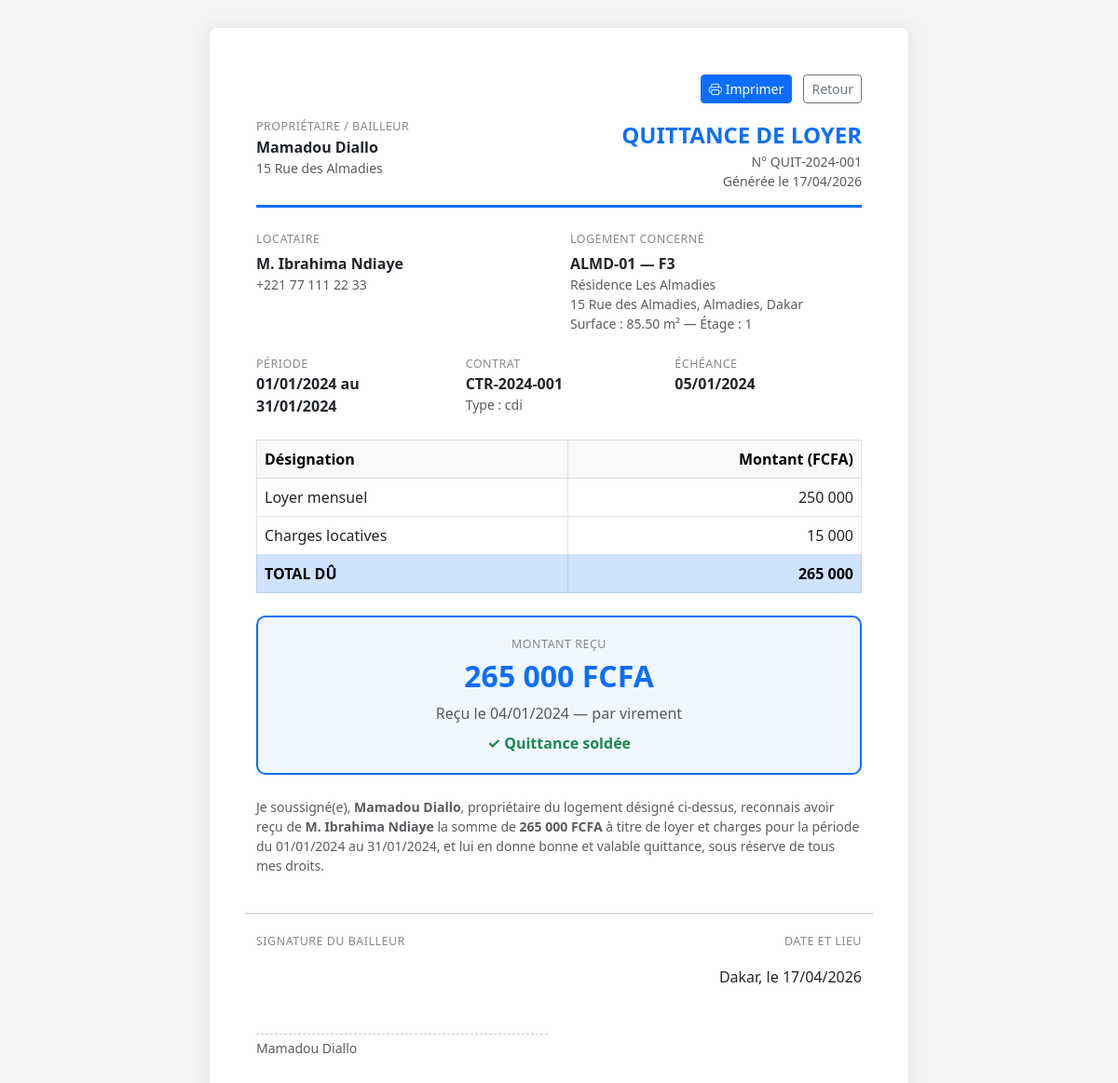
Page /pages/imprimer_quittance.php?id=1 (signed in) on the committed database.
### tables this page shows
CREATE TABLE IF NOT EXISTS quittances (
    id INT AUTO_INCREMENT PRIMARY KEY,
    contrat_id INT NOT NULL,
    numero VARCHAR(50) NOT NULL UNIQUE,
    periode_debut DATE NOT NULL,
    periode_fin DATE NOT NULL,
    date_echeance DATE NOT NULL,
    montant_loyer DECIMAL(10,2) NOT NULL,
    montant_charges DECIMAL(10,2) DEFAULT 0.00,
    montant_total DECIMAL(10,2) NOT NULL,
    montant_paye DECIMAL(10,2) DEFAULT 0.00,
    date_paiement DATE,
    mode_paiement ENUM('especes','virement','cheque','mobile_money','autre') DEFAULT 'especes',
    reference_paiement VARCHAR(100),
    statut ENUM('en_attente','partiel','paye','retard','annule') DEFAULT 'en_attente',
    penalite_retard DECIMAL(10,2) DEFAULT 0.00,
    notes TEXT,
    created_at TIMESTAMP DEFAULT CURRENT_TIMESTAMP,
    updated_at TIMESTAMP DEFAULT CURRENT_TIMESTAMP ON UPDATE CURRENT_TIMESTAMP,
    FOREIGN KEY (contrat_id) REFERENCES contrats(id) ON DELETE CASCADE
);

CREATE TABLE IF NOT EXISTS proprietaires (
    id INT AUTO_INCREMENT PRIMARY KEY,
    civilite ENUM('M.','Mme','Mlle','SociÃ©tÃ©') DEFAULT 'M.',
    nom VARCHAR(100) NOT NULL,
    prenom VARCHAR(100),
    email VARCHAR(150),
    telephone VARCHAR(20),
    adresse TEXT,
    ville VARCHAR(100),
    code_postal VARCHAR(10),
    pays VARCHAR(60) DEFAULT 'SÃ©nÃ©gal',
    rib VARCHAR(30),
    notes TEXT,
    created_at TIMESTAMP DEFAULT CURRENT_TIMESTAMP,
    updated_at TIMESTAMP DEFAULT CURRENT_TIMESTAMP ON UPDATE CURRENT_TIMESTAMP
);

CREATE TABLE IF NOT EXISTS locataires (
    id INT AUTO_INCREMENT PRIMARY KEY,
    civilite ENUM('M.','Mme','Mlle') DEFAULT 'M.',
    nom VARCHAR(100) NOT NULL,
    prenom VARCHAR(100) NOT NULL,
    date_naissance DATE,
    lieu_naissance VARCHAR(100),
    nationalite VARCHAR(80) DEFAULT 'SÃ©nÃ©galaise',
    num_cni VARCHAR(50),
    email VARCHAR(150),
    telephone VARCHAR(20),
    telephone2 VARCHAR(20),
    adresse_precedente TEXT,
    profession VARCHAR(100),
    employeur VARCHAR(150),
    salaire_mensuel DECIMAL(10,2),
    contact_urgence_nom VARCHAR(150),
    contact_urgence_tel VARCHAR(20),
    notes TEXT,
    statut ENUM('actif','inactif','liste_noire') DEFAULT 'actif',
    created_at TIMESTAMP DEFAULT CURRENT_TIMESTAMP,
    updated_at TIMESTAMP DEFAULT CURRENT_TIMESTAMP ON UPDATE CURRENT_TIMESTAMP
);

CREATE TABLE IF NOT EXISTS logements (
    id INT AUTO_INCREMENT PRIMARY KEY,
    immeuble_id INT NOT NULL,
    reference VARCHAR(50) NOT NULL,
    type ENUM('studio','F1','F2','F3','F4','F5+','commerce','bureau','parking') DEFAULT 'F2',
    etage INT DEFAULT 0,
    surface DECIMAL(8,2),
    nb_pieces INT DEFAULT 1,
    nb_chambres INT DEFAULT 1,
    loyer_base DECIMAL(10,2) NOT NULL,
    charges DECIMAL(10,2) DEFAULT 0.00,
    depot_garantie DECIMAL(10,2) DEFAULT 0.00,
    statut ENUM('libre','occupe','travaux','indisponible') DEFAULT 'libre',
    description TEXT,
    equipements TEXT,
    photo VARCHAR(255),
    created_at TIMESTAMP DEFAULT CURRENT_TIMESTAMP,
    updated_at TIMESTAMP DEFAULT CURRENT_TIMESTAMP ON UPDATE CURRENT_TIMESTAMP,
    FOREIGN KEY (immeuble_id) REFERENCES immeubles(id) ON DELETE CASCADE
);

CREATE TABLE IF NOT EXISTS immeubles (
    id INT AUTO_INCREMENT PRIMARY KEY,
    proprietaire_id INT NOT NULL,
    nom VARCHAR(150) NOT NULL,
    adresse TEXT NOT NULL,
    ville VARCHAR(100) NOT NULL,
    code_postal VARCHAR(10),
    pays VARCHAR(60) DEFAULT 'SÃ©nÃ©gal',
    type ENUM('appartements','maisons','commerces','mixte') DEFAULT 'appartements',
    nb_unites INT DEFAULT 1,
    description TEXT,
    photo VARCHAR(255),
    created_at TIMESTAMP DEFAULT CURRENT_TIMESTAMP,
    updated_at TIMESTAMP DEFAULT CURRENT_TIMESTAMP ON UPDATE CURRENT_TIMESTAMP,
    FOREIGN KEY (proprietaire_id) REFERENCES proprietaires(id) ON DELETE CASCADE
);

CREATE TABLE IF NOT EXISTS contrats (
    id INT AUTO_INCREMENT PRIMARY KEY,
    numero VARCHAR(50) NOT NULL UNIQUE,
    locataire_id INT NOT NULL,
    logement_id INT NOT NULL,
    date_debut DATE NOT NULL,
    date_fin DATE,
    type ENUM('cdi','cdd','saisonnier','meuble') DEFAULT 'cdi',
    loyer_mensuel DECIMAL(10,2) NOT NULL,
    charges_mensuelles DECIMAL(10,2) DEFAULT 0.00,
    depot_garantie DECIMAL(10,2) DEFAULT 0.00,
    depot_garantie_paye TINYINT(1) DEFAULT 0,
    depot_garantie_date_paiement DATE,
    jour_echeance INT DEFAULT 1,
    frequence_paiement ENUM('mensuel','trimestriel','annuel') DEFAULT 'mensuel',
    indexation DECIMAL(5,2) DEFAULT 0.00,
    statut ENUM('en_cours','resilie','expire','suspendu') DEFAULT 'en_cours',
    date_resiliation DATE,
    motif_resiliation TEXT,
    conditions_particulieres TEXT,
    created_at TIMESTAMP DEFAULT CURRENT_TIMESTAMP,
    updated_at TIMESTAMP DEFAULT CURRENT_TIMESTAMP ON UPDATE CURRENT_TIMESTAMP,
    FOREIGN KEY (locataire_id) REFERENCES locataires(id) ON DELETE RESTRICT,
    FOREIGN KEY (logement_id) REFERENCES logements(id) ON DELETE RESTRICT
);

### config/app.php (called while the page is built, shortened)
<?php
function formatDate(?string $date, string $format = 'd/m/Y'): string {
    return date($format, strtotime($date));
}

### pages/imprimer_quittance.php (the view, shortened to what this page needs)
<?php
require_once __DIR__ . '/../config/app.php';
$id = (int)($_GET['id'] ?? 0);
$db = getDB();
$q = $db->prepare("
    SELECT q.*, c.numero AS contrat_num, c.loyer_mensuel, c.charges_mensuelles,
           c.jour_echeance, c.type AS bail_type,
           CONCAT(l.civilite,' ',l.prenom,' ',l.nom) AS locataire_nom,
           l.adresse_precedente AS locataire_adresse, l.telephone,
           lg.reference AS logement_ref, lg.type AS logement_type,
           lg.surface, lg.etage,
           i.nom AS immeuble_nom, i.adresse AS immeuble_adresse, i.ville,
           p.nom AS proprio_nom, p.prenom AS proprio_prenom, p.adresse AS proprio_adresse
    FROM quittances q
    JOIN contrats c ON q.contrat_id = c.id
    JOIN locataires l ON c.locataire_id = l.id
    JOIN logements lg ON c.logement_id = lg.id
    JOIN immeubles i ON lg.immeuble_id = i.id
    JOIN proprietaires p ON i.proprietaire_id = p.id
    WHERE q.id = ?
");
$q->execute([$id]);
$quittance = $q->fetch();
?>
<!DOCTYPE html>
<html lang="fr">
<head>
  <link rel="stylesheet" href="https://cdn.jsdelivr.net/npm/bootstrap@5.3.0/dist/css/bootstrap.min.css">
</head>
<body>
<div class="doc">
  <div class="no-print text-end mb-3">
    <button onclick="window.print()" class="btn btn-primary btn-sm me-2">
      <i class="bi bi-printer me-1"></i>Imprimer
    </button>
    <a href="javascript:history.back()" class="btn btn-outline-secondary btn-sm">Retour</a>
  </div>
  <div class="header-bar d-flex justify-content-between align-items-start">
    <div>
      <div class="label">Propriétaire / Bailleur</div>
      <div class="value"><?= htmlspecialchars($quittance['proprio_prenom'] . ' ' . $quittance['proprio_nom']) ?></div>
      <div class="text-muted small"><?= htmlspecialchars($quittance['proprio_adresse'] ?? '') ?></div>
    </div>
    <div class="text-end">
      <div class="fs-4 fw-bold text-primary">QUITTANCE DE LOYER</div>
      <div class="text-muted small">N° <?= htmlspecialchars($quittance['numero']) ?></div>
      <div class="text-muted small">Générée le <?= formatDate(date('Y-m-d')) ?></div>
    </div>
  </div>
  <div class="row mb-4">
    <div class="col-md-6">
      <div class="label mb-1">Locataire</div>
      <div class="value"><?= htmlspecialchars($quittance['locataire_nom']) ?></div>
      <div class="text-muted small"><?= htmlspecialchars($quittance['telephone'] ?? '') ?></div>
    </div>
    <div class="col-md-6">
      <div class="label mb-1">Logement concerné</div>
      <div class="value"><?= htmlspecialchars($quittance['logement_ref']) ?> — <?= htmlspecialchars($quittance['logement_type']) ?></div>
      <div class="text-muted small"><?= htmlspecialchars($quittance['immeuble_nom']) ?></div>
      <div class="text-muted small"><?= htmlspecialchars($quittance['immeuble_adresse'] . ', ' . $quittance['ville']) ?></div>
      <?php if ($quittance['surface']): ?>
      <div class="text-muted small">Surface : <?= $quittance['surface'] ?> m² — Étage : <?= $quittance['etage'] ?></div>
      <?php endif; ?>
    </div>
  </div>
  <div class="row mb-4">
    <div class="col-md-4">
      <div class="label">Période</div>
      <div class="value"><?= formatDate($quittance['periode_debut']) ?> au <?= formatDate($quittance['periode_fin']) ?></div>
    </div>
    <div class="col-md-4">
      <div class="label">Contrat</div>
      <div class="value"><?= htmlspecialchars($quittance['contrat_num']) ?></div>
      <div class="text-muted small">Type : <?= htmlspecialchars($quittance['bail_type']) ?></div>
    </div>
    <div class="col-md-4">
      <div class="label">Échéance</div>
      <div class="value"><?= formatDate($quittance['date_echeance']) ?></div>
    </div>
  </div>
  <table class="table table-bordered mb-4">
    <thead class="table-light">
      <tr><th>Désignation</th><th class="text-end">Montant (FCFA)</th></tr>
    </thead>
    <tbody>
      <tr>
        <td>Loyer mensuel</td>
        <td class="text-end"><?= number_format($quittance['montant_loyer'], 0, ',', ' ') ?></td>
      </tr>
      <?php if ($quittance['montant_charges'] > 0): ?>
      <tr>
        <td>Charges locatives</td>
        <td class="text-end"><?= number_format($quittance['montant_charges'], 0, ',', ' ') ?></td>
      </tr>
      <?php endif; ?>
      <tr class="table-primary fw-bold">
        <td>TOTAL DÛ</td>
        <td class="text-end"><?= number_format($quittance['montant_total'], 0, ',', ' ') ?></td>
      </tr>
    </tbody>
  </table>
  <div class="montant-box mb-4">
    <div class="label">Montant reçu</div>
    <div class="montant"><?= number_format($quittance['montant_paye'], 0, ',', ' ') ?> FCFA</div>
    <?php if ($quittance['date_paiement']): ?>
    <div class="text-muted mt-1">
      Reçu le <?= formatDate($quittance['date_paiement']) ?>
      <?php if ($quittance['mode_paiement']): ?>
        — par <?= htmlspecialchars($quittance['mode_paiement']) ?>
      <?php endif; ?>
    </div>
    <?php endif; ?>
    <?php
    $reste = $quittance['montant_total'] - $quittance['montant_paye'];
    if ($reste > 0):
    ?>
    <div class="text-danger fw-bold mt-2">
      Reste à payer : <?= number_format($reste, 0, ',', ' ') ?> FCFA
    </div>
    <?php else: ?>
    <div class="text-success fw-bold mt-2">✓ Quittance soldée</div>
    <?php endif; ?>
  </div>
  <p class="text-muted small">
    Je soussigné(e), <strong><?= htmlspecialchars($quittance['proprio_prenom'] . ' ' . $quittance['proprio_nom']) ?></strong>,
    propriétaire du logement désigné ci-dessus, reconnais avoir reçu de
    <strong><?= htmlspecialchars($quittance['locataire_nom']) ?></strong>
    la somme de <strong><?= number_format($quittance['montant_paye'], 0, ',', ' ') ?> FCFA</strong>
    à titre de loyer et charges pour la période du <?= formatDate($quittance['periode_debut']) ?> au <?= formatDate($quittance['periode_fin']) ?>,
    et lui en donne bonne et valable quittance, sous réserve de tous mes droits.
  </p>
  <div class="signature-zone row">
    <div class="col-md-6">
      <div class="label">Signature du bailleur</div>
      <div style="height: 80px; border-bottom: 1px dashed #ccc; margin-top: 10px;"></div>
      <div class="text-muted small mt-1"><?= htmlspecialchars($quittance['proprio_prenom'] . ' ' . $quittance['proprio_nom']) ?></div>
    </div>
    <div class="col-md-6 text-end">
      <div class="label">Date et lieu</div>
      <div class="mt-3"><?= htmlspecialchars($quittance['ville']) ?>, le <?= formatDate(date('Y-m-d')) ?></div>
    </div>
  </div>
</div>
<link rel="stylesheet" href="https://cdn.jsdelivr.net/npm/bootstrap-icons@1.11.0/font/bootstrap-icons.css">
</body>
</html>

### pages/imprimer_quittance.php (style rules this page uses)
body { background: #f5f5f5; }
.doc { max-width: 750px; margin: 30px auto; background: #fff; padding: 50px; border-radius: 8px; box-shadow: 0 2px 20px rgba(0,0,0,.1); }
.header-bar { border-bottom: 3px solid #0d6efd; padding-bottom: 15px; margin-bottom: 25px; }
.label { font-size: .78rem; text-transform: uppercase; letter-spacing: .5px; color: #888; }
.value { font-size: 1rem; font-weight: 600; }
.montant-box { background: #f0f7ff; border: 2px solid #0d6efd; border-radius: 10px; padding: 20px; text-align: center; }
.montant-box .montant { font-size: 2rem; font-weight: 800; color: #0d6efd; }
.signature-zone { border-top: 2px solid #dee2e6; margin-top: 40px; padding-top: 20px; }

### rows in the picture
quittances: proprietaires.prenom+nom "Mamadou Diallo", proprietaires.adresse "15 Rue des Almadies", numero "QUIT-2024-001", locataires.telephone "+221 77 111 22 33", logements.reference "ALMD-01", logements.type "F3", immeubles.nom "Résidence Les Almadies", immeubles.adresse+ville "15 Rue des Almadies, Almadies, Dakar", logements.surface "85.50", logements.etage "1", periode_debut "01/01/2024", periode_fin "31/01/2024", contrat.numero "CTR-2024-001", contrat.type "cdi", date_echeance "05/01/2024", montant_loyer "250 000", montant_charges "15 000", montant_total "265 000", montant_paye "265 000", date_paiement "04/01/2024", mode_paiement "virement", immeubles.ville "Dakar"

### other values in the picture
$quittance['locataire_nom'] "M. Ibrahima Ndiaye"
